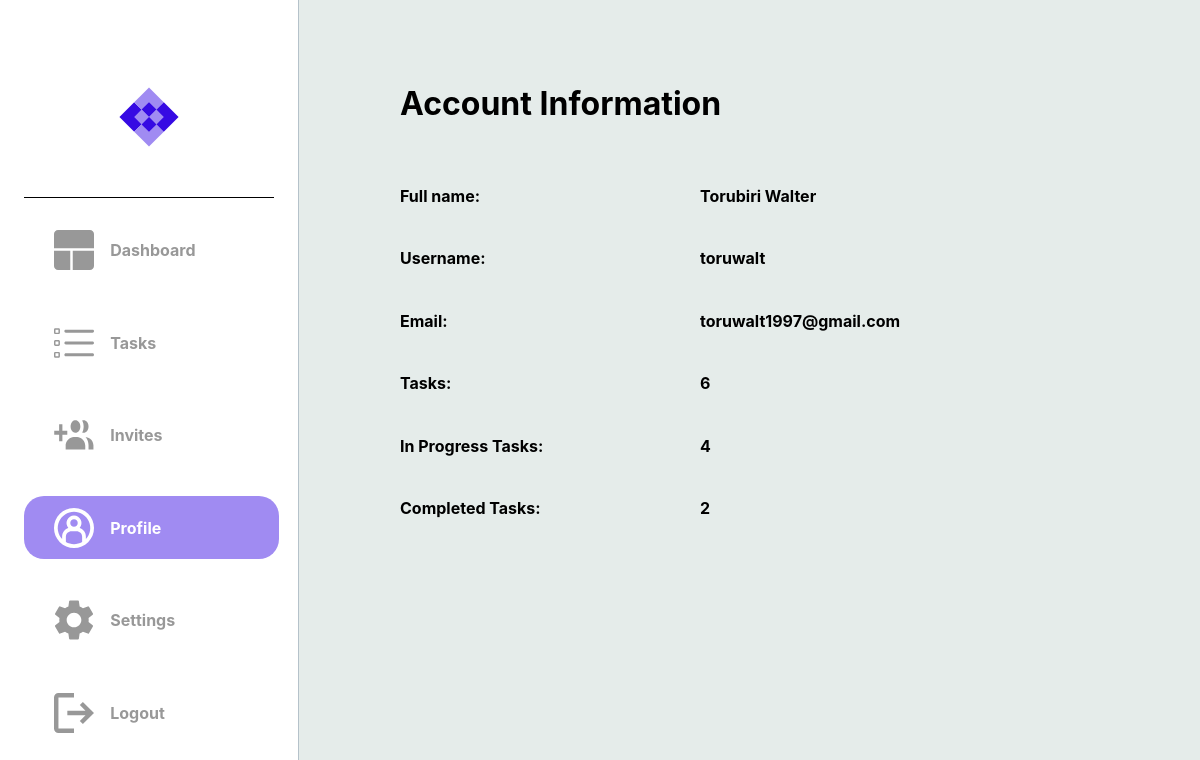
The app's page /profile (signed in) with its own data.
### dotask/models.py (models this page shows)
class User(db.Model, UserMixin):
    __tablename__ = "user"
    id = db.Column(db.Integer, primary_key=True)
    email = db.Column(db.String(50), nullable=False, unique=True)
    password = db.Column(db.String(30), nullable=False)
    username = db.Column(db.String(30), nullable=False, unique=True)
    first_name = db.Column(db.String(30), nullable=False)
    last_name = db.Column(db.String(30), nullable=False)
    assigned_tasks = relationship('Task', secondary=user_task, backref='assigned_to')

### dotask/routes.py (the view)
@app.route("/profile")
@login_required
def hello_profile():
    try:
        task_all = 0
        task_in = 0
        task_com = 0
        task_can = 0
        tasks = current_user.tasks
        if tasks:
            for task in tasks:
                task_all += 1
                if task.status.name == 'Cancelled':
                    task_can += 1
                elif task.status.name == 'Completed':
                    task_com += 1
                else:
                    task_in += 1
            return render_template('profile.html', current_user=current_user, task=task, task_all=task_all, task_in=task_in, task_com=task_com, task_can=task_can)
        else:
            return render_template('profile.html', current_user=current_user)
    except:
        return render_template('profile.html', current_user=current_user)

### dotask/routes.py (called while the page is built)
@app.after_request
def after_request(response):
    response.headers["Cache-Control"] = "no-cache, no-store, must-revalidate"
    return response

@login_manager.user_loader
def load_user(user_id):
    return User.query.get(user_id)

### dotask/templates/profile.html (shortened to what this page needs)
{% extends "layout.html" %}
{% block head %}
    <link rel="stylesheet" {% block css_tab_colour %} href="../static/page_css_folder/profile.css" {% endblock %}/>
{% endblock %}
{% block profile_image_colour %}
            <a class="a3" href="{{ url_for('hello_profile') }}">
            <div id="logos">
                <img class="imgs" src="../static/profile_active.svg">
                <h4 class="sidebar-text">Profile</h4>
            </div>
            </a>
{% endblock profile_image_colour %}
{% block tasks %}
    {% if current_user %}
    <h1>Account Information</h1>
    <br>
    <div class="shifts">
        <div><h4>
            Full name:
        </h4></div>
        <div><h4>
            {{ current_user.last_name }} {{ current_user.first_name }}
        </h4></div>
    </div>
    <div class="shifts">
        <div><h4>
            Username:
        </h4></div>
        <div><h4>
            {{ current_user.username }}
        </h4></div>
    </div>
    <div class="shifts">
        <div><h4>
            Email:
        </h4></div>
        <div><h4>
            {{ current_user.email }}
        </h4></div>
    </div>
    {% endif %}
    {% if task_all %}
    <div class="shifts click">
        <div><h4>
            Tasks:
        </h4></div>
        <a href="{{ url_for('hello_tasks') }}">
            <div>
                <h4>{{ task_all }} </h4>
            </div>
        </a>
    </div>
    {% endif %}
    {% if task_in %}
    <div class="shifts click">
        <div><h4>
            In Progress Tasks:
        </h4></div>
        <a href="{{ url_for('hello_in_process_tasks') }}">
            <div>
                <h4>{{ task_in }} </h4>
            </div>
        </a>
    </div>
    {% endif %}
    {% if task_com %}
    <div class="shifts click">
        <div><h4>
            Completed Tasks:
        </h4></div>
        <a href="{{ url_for('hello_completed_tasks') }}">
            <div>
                <h4>{{ task_com }}</h4>
            </div>
        </a>
    </div>
    {% endif %}
{% endblock tasks %}

### dotask/static/layout.css (style rules this page uses)
@media (min-width: 768px) { body { margin: auto; padding-bottom: 10vh; background-color: #E5ECEA; display: flex; font-family: inter; } }
@media (min-width: 768px) { a { text-decoration: none; color: black; } }
@media (min-width: 768px) { .sidebar > div > a { width: 90%; text-decoration: none; } }
@media (min-width: 768px) { .sidebar > div > a > div { width: 100%; height: 10%; padding-left: 30px; margin: 5% auto; border-radius: 20px; } }
@media (min-width: 768px) { #logos { width: 100%; display: grid; grid-template-columns: 1fr 3fr; align-items: center; } }
@media (min-width: 768px) { .sidebar-text { color: #989898; font-size: 1rem; } }
@media (min-width: 768px) { .imgs { height: 40px; width: 40px; } }

### dotask/static/page_css_folder/profile.css (style rules this page uses)
.a3 > div { background-color: #A08BF2; width: 100%; height: 10%; padding-left: 30px; margin: 5% auto; border-radius: 20px; color: white; }
h1 { margin-top: 10%; }
.a3 > div > h4 { color: white; }
.a3 > div > img { fill: #FFFFFF; }
.shifts { width: 100%; display: flex; }
.shifts > div:nth-child(1) { width: 50%; }
.click { cursor: pointer; }

### records on screen
User: last_name "Torubiri", first_name "Walter", username "toruwalt", email "toruwalt1997@gmail.com"

### other values on screen
{{ task_all }} "6"
{{ task_in }} "4"
{{ task_com }} "2"
